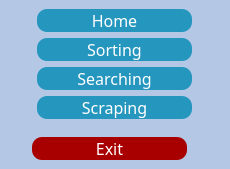
         <widget class="QWidget" name="left_Bar" native="true">
          <property name="minimumSize">
           <size>
            <width>230</width>
            <height>0</height>
           </size>
          </property>
          <property name="maximumSize">
           <size>
            <width>225</width>
            <height>16777215</height>
           </size>
          </property>
          <property name="styleSheet">
           <string notr="true">background-color: rgb(180, 200, 230);</string>
          </property>
          <layout class="QVBoxLayout" name="verticalLayout_3">
           <property name="spacing">
            <number>0</number>
           </property>
           <property name="leftMargin">
            <number>0</number>
           </property>
           <property name="topMargin">
            <number>0</number>
           </property>
           <property name="rightMargin">
            <number>0</number>
           </property>
           <property name="bottomMargin">
            <number>0</number>
           </property>
           <item>
            <widget class="QWidget" name="widget_5" native="true">
             <property name="styleSheet">
              <string notr="true">background-color: rgb(180, 200, 230);
</string>
             </property>
             <layout class="QGridLayout" name="gridLayout_2">
              <item row="1" column="0">
               <widget class="QPushButton" name="sorting_Btn">
                <property name="maximumSize">
                 <size>
                  <width>155</width>
                  <height>35</height>
                 </size>
                </property>
                <property name="font">
                 <font>
                  <family>Rockwell</family>
                  <pointsize>12</pointsize>
                 </font>
                </property>
                <property name="styleSheet">
                 <string notr="true">QPushButton{
	background-color:rgb(37,150,190);
	color: rgb(255, 255, 255);
	border-radius:10%;
}

QPushButton:hover{
	background-color: rgb(52, 205, 220 );
	color:rgb(0,0,0);
}</string>
                </property>
                <property name="text">
                 <string>Sorting</string>
                </property>
                <property name="icon">
                 <iconset>
                  <normaloff>Images/sliders.svg</normaloff>Images/sliders.svg</iconset>
                </property>
                <property name="iconSize">
                 <size>
                  <width>25</width>
                  <height>20</height>
                 </size>
                </property>
               </widget>
              </item>
              <item row="2" column="0">
               <widget class="QPushButton" name="searching_Btn">
                <property name="maximumSize">
                 <size>
                  <width>155</width>
                  <height>35</height>
                 </size>
                </property>
                <property name="font">
                 <font>
                  <family>Rockwell</family>
                  <pointsize>12</pointsize>
                 </font>
                </property>
                <property name="styleSheet">
                 <string notr="true">QPushButton{
	background-color:rgb(37,150,190);
	color: rgb(255, 255, 255);
	border-radius:10%;
}

QPushButton:hover{
	background-color: rgb(52, 205, 220 );
	color:rgb(0,0,0);
}</string>
                </property>
                <property name="text">
                 <string>Searching</string>
                </property>
                <property name="icon">
                 <iconset>
                  <normaloff>Images/search.svg</normaloff>Images/search.svg</iconset>
                </property>
                <property name="iconSize">
                 <size>
                  <width>25</width>
                  <height>20</height>
                 </size>
                </property>
               </widget>
              </item>
              <item row="3" column="0">
               <widget class="QPushButton" name="scraping_Btn">
                <property name="maximumSize">
                 <size>
                  <width>155</width>
                  <height>35</height>
                 </size>
                </property>
                <property name="font">
                 <font>
                  <family>Rockwell</family>
                  <pointsize>12</pointsize>
                 </font>
                </property>
                <property name="styleSheet">
                 <string notr="true">QPushButton{
	background-color:rgb(37,150,190);
	color: rgb(255, 255, 255);
	border-radius:10%;
}

QPushButton:hover{
	background-color: rgb(52, 205, 220 );
	color:rgb(0,0,0);
}</string>
                </property>
                <property name="text">
                 <string>Scraping</string>
                </property>
                <property name="icon">
                 <iconset>
                  <normaloff>Images/loader.svg</normaloff>Images/loader.svg</iconset>
                </property>
                <property name="iconSize">
                 <size>
                  <width>25</width>
                  <height>20</height>
                 </size>
                </property>
               </widget>
              </item>
              <item row="0" column="0">
               <widget class="QPushButton" name="home_Btn">
                <property name="maximumSize">
                 <size>
                  <width>155</width>
                  <height>35</height>
                 </size>
                </property>
                <property name="font">
                 <font>
                  <family>Rockwell</family>
                  <pointsize>12</pointsize>
                 </font>
                </property>
                <property name="styleSheet">
                 <string notr="true">QPushButton{

	background-color:rgb(37,150,190);
	color: rgb(255, 255, 255);
	border-radius:10%;
}

QPushButton:hover{
 	background-color: rgb(52, 205, 220 );
	color:rgb(0,0,0);
}</string>
                </property>
                <property name="text">
                 <string>Home</string>
                </property>
                <property name="icon">
                 <iconset>
                  <normaloff>Images/home.svg</normaloff>Images/home.svg</iconset>
                </property>
                <property name="iconSize">
                 <size>
                  <width>25</width>
                  <height>20</height>
                 </size>
                </property>
               </widget>
              </item>
             </layout>
            </widget>
           </item>
           <item>
            <widget class="QWidget" name="widget_6" native="true">
             <property name="maximumSize">
              <size>
               <width>220</width>
               <height>85</height>
              </size>
             </property>
             <property name="styleSheet">
              <string notr="true">background-color:transparent;</string>
             </property>
             <layout class="QHBoxLayout" name="horizontalLayout_5">
              <item>
               <widget class="QPushButton" name="exit_Btn">
                <property name="maximumSize">
                 <size>
                  <width>155</width>
                  <height>35</height>
                 </size>
                </property>
                <property name="font">
                 <font>
                  <family>Rockwell</family>
                  <pointsize>12</pointsize>
                 </font>
                </property>
                <property name="styleSheet">
                 <string notr="true">QPushButton{
	background-color: rgb(168, 0, 0);
	color: rgb(255, 255, 255);
	border-radius:10%;
}

QPushButton:hover{
    background-color: rgb(150, 0, 24);
	color: rgb(255, 255, 255);
}</string>
                </property>
                <property name="text">
                 <string>Exit</string>
                </property>
               </widget>
              </item>
             </layout>
            </widget>
           </item>
          </layout>
         </widget>
